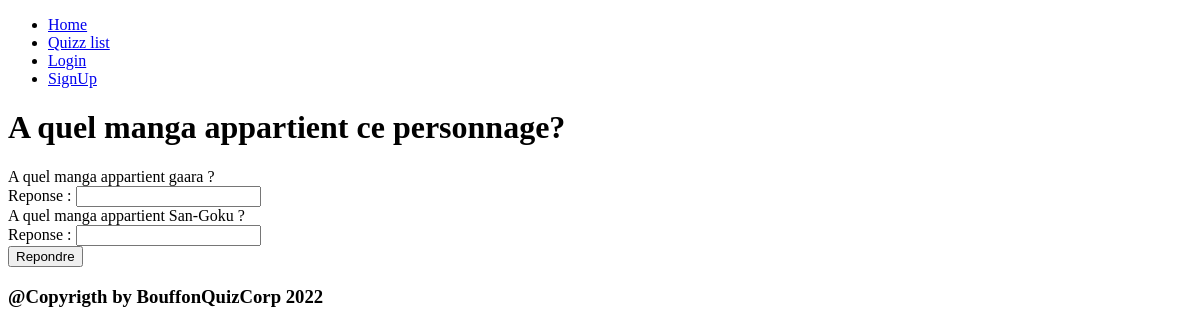
Page /quizz/QuizzDetails/1 on the earlier database version.
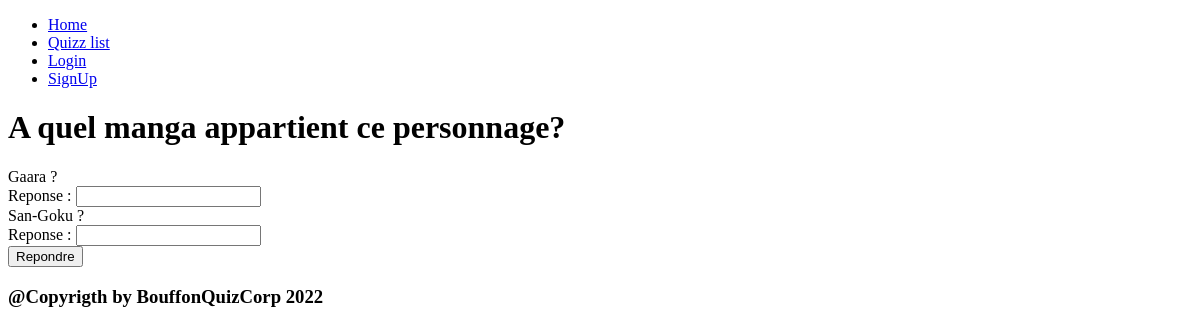
Same page on the later database version.
### quizz/models.py (models this page shows)
class Quizz(models.Model):
    nom = models.CharField(max_length=200)
    categorie = models.ForeignKey(Categorie, on_delete=models.CASCADE)
    createur = models.ForeignKey(User, on_delete=models.CASCADE)
    def __str__(self):
        return self.nom

class Question(models.Model):
    question_text = models.CharField(max_length = 200)
    reponse_text = models.CharField(max_length = 200)
    quizz = models.ForeignKey(Quizz, on_delete=models.CASCADE, default=None)
    def __str__(self):
        return self.question_text

### quizz/views.py (the view)
# urls.py: path('QuizzDetails/<int:quizz_id>', views.QuizzDetails, name="QuizzDetails")
def QuizzDetails(request, quizz_id):
    quizz = get_object_or_404(Quizz, pk=quizz_id)
    questionList = Question.objects.filter(quizz = quizz_id)
    score = None
    if request.method == "POST":
        for question in questionList:
            if score is None:
                score = 0
            if request.POST.get('reponse'+str(question.id)).lower() == question.reponse_text.lower():
                score += 1
    return render(request, 'QuizzDetails.html', {'quizz': quizz, 'questionList': questionList, 'score': score})

### quizz/templates/QuizzDetails.html (shortened to what this page needs)
<!DOCTYPE html>
<html lang="en">
<head>
</head>
<body>
    {% include "nav.html" %}
    <main>
        <h1>{{ quizz }}</h1>
        {% if score is not None %}
        <h2>Votre score est {{ score }}</h2>
        {% else %}
        <form method="POST" action="{% url 'QuizzDetails' quizz_id=quizz.id%}">
        {% for question in questionList %}
        {{ question }}
        <br>
        <label for="reponse{{ question.id }}">Reponse :</label>
        <input type="text" name="reponse{{ question.id }}" id="reponse{{ question.id }}" required><br>
        {% endfor %}
        <input type="submit" value="Repondre">
        </form>
        {% endif %}
    </main>
    {% include "footers.html" %}
</body>
</html>

### quizz/templates/nav.html (shortened to what this page needs)
<!DOCTYPE html>
<html lang="en">
    <head>
    </head>
    <header>
        {% if user.is_authenticated %}
            {% block nav_connect %}
                <ul id="nav_connect">
                    <li>{% block nav-home_connect %}<a href="{% url 'Welcomepage' %}">Home</a>{% endblock %}</li>
                    <li>{% block nav-Quizz_connect %}<a href="{% url 'Quizzlistpage' %}">Quizz list</a>{% endblock %}</li>
                    <li>{% block nav-deco %}<form method="POST" action="{% url 'logoutpage'%}">
                            {% csrf_token %}
                        <input type="submit" value="Logout" />
                        </form>{% endblock %}</li>
                </ul>
            {% endblock %}
            {% else %}
                {% block nav %}
                    <ul id="nav">
                        <li>{% block nav-Home %}<a href="{% url 'Welcomepage' %}">Home</a>{% endblock %}</li>
                        <li>{% block nav-Quizz %}<a href="{% url 'Quizzlistpage' %}">Quizz list</a>{% endblock %}</li>
                        <li>{% block nav-loginuser %}<a href="{% url 'loginuser'%}">Login</a>{% endblock %}</li>
                        <li>{% block nav-signup %}<a href="{% url 'signNewUser'%}">SignUp</a>{% endblock %}</li>
                    </ul>
                {% endblock %}
        {% endif%}
    </header>
</html>

### quizz/templates/footers.html (shortened to what this page needs)
<html lang="en">
    <head>
    </head>
    <footer>
        <h3>@Copyrigth by BouffonQuizCorp 2022</h3>
    </footer>
</html>

Differences in the rows shown:
changed Question: question_text "A quel manga appartient gaara ?" → "Gaara ?"
changed Question: question_text "A quel manga appartient San-Goku ?" → "San-Goku ?"
